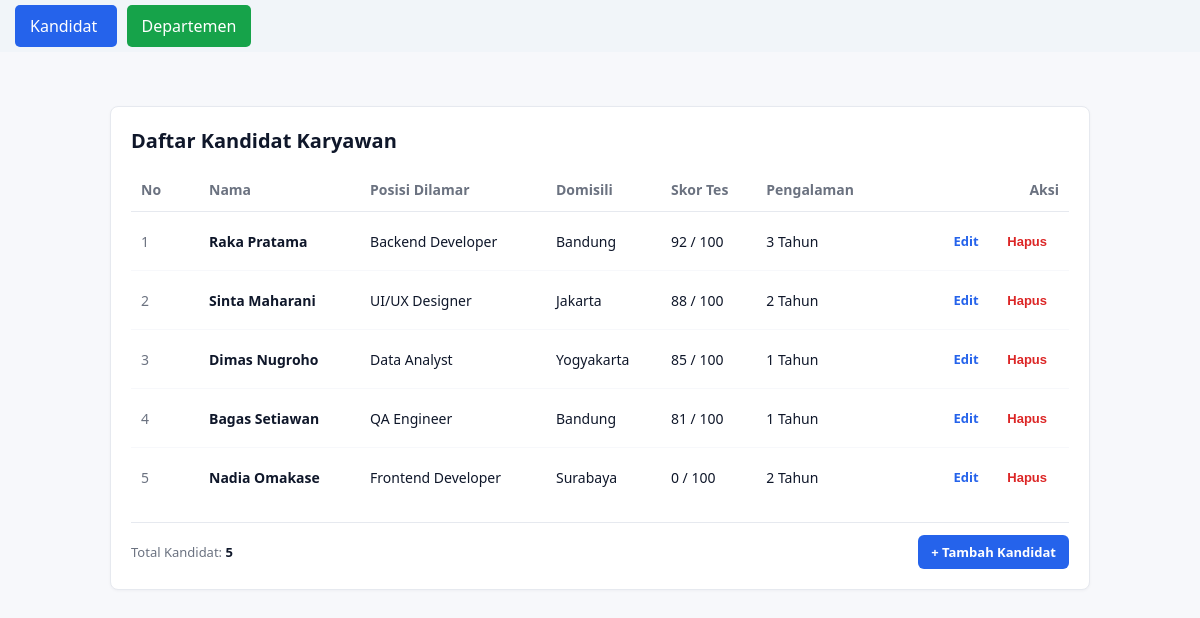
The page / on the database its author committed.
### tables this page shows
CREATE TABLE `kandidat` (
  `id` int(11) NOT NULL,
  `nama` varchar(100) NOT NULL,
  `posisi` varchar(100) NOT NULL,
  `domisili` varchar(100) NOT NULL,
  `skorTes` int(11) NOT NULL DEFAULT 0,
  `pengalamanTahun` int(11) NOT NULL DEFAULT 0
);

### models/DB.php (called while the page is built, shortened)
<?php
class DB {
    private string $host = "localhost";
    private string $db_name = "mvp_kandidat_db";
    private string $username = "root";
    private string $password = "";
    private ?PDO $conn = null;
    private ?PDOStatement $result = null;
    public function __construct(
        string $host = "localhost",
        string $db_name = "mvp_kandidat_db",
        string $username = "root",
        string $password = ""
    ) {
        $this->host = $host;
        $this->db_name = $db_name;
        $this->username = $username;
        $this->password = $password;
        $this->conn = $this->connect();
    }
    public function connect(): PDO {
        try {
            $dsn = "mysql:host={$this->host};dbname={$this->db_name};charset=utf8mb4";
            $options = [
                PDO::ATTR_ERRMODE => PDO::ERRMODE_EXCEPTION,
                PDO::ATTR_DEFAULT_FETCH_MODE => PDO::FETCH_ASSOC,
                PDO::ATTR_EMULATE_PREPARES => false,
            ];
            return new PDO($dsn, $this->username, $this->password, $options);
        } catch (PDOException $e) {
            throw new RuntimeException("Koneksi Database Gagal: " . $e->getMessage(), 0, $e);
        }
    }
    public function executeQuery(string $query, array $params = []): PDOStatement {
        try {
            $stmt = $this->conn->prepare($query);
            $stmt->execute($params);
            $this->result = $stmt;
            return $stmt;
        } catch (PDOException $e) {
            throw new RuntimeException("Query Gagal: " . $e->getMessage(), 0, $e);
        }
    }
    public function getAllResult(): array {
        return $this->result->fetchAll(PDO::FETCH_ASSOC);
    }
}
?>

### models/TabelKandidat.php (called while the page is built, shortened)
<?php
require_once __DIR__ . '/DB.php';
require_once __DIR__ . '/Kandidat.php';
class TabelKandidat extends DB implements KontrakModel {
    private function mapRowToKandidat(array $row): Kandidat {
        return new Kandidat(
            (int)$row['id'],
            $row['nama'],
            $row['posisi'],
            $row['domisili'],
            (int)$row['skorTes'],
            (int)$row['pengalamanTahun']
        );
    }
    public function getAllKandidat(): array {
        $query = "SELECT * FROM kandidat ORDER BY skorTes DESC, id ASC";
        $this->executeQuery($query);
        $rows = $this->getAllResult();
        $list = [];
        foreach ($rows as $row) {
            $list[] = $this->mapRowToKandidat($row);
        }
        return $list;
    }
}
?>

### models/Kandidat.php (called while the page is built, shortened)
<?php
class Kandidat {
    private ?int $id;
    private string $nama;
    private string $posisi;
    private string $domisili;
    private int $skorTes;
    private int $pengalamanTahun;
    public function __construct(
        ?int $id,
        string $nama,
        string $posisi,
        string $domisili,
        int $skorTes,
        int $pengalamanTahun
    ) {
        $this->id = $id;
        $this->nama = $nama;
        $this->posisi = $posisi;
        $this->domisili = $domisili;
        $this->skorTes = $skorTes;
        $this->pengalamanTahun = $pengalamanTahun;
    }
    public function getId(): ?int { return $this->id; }
    public function getNama(): string { return $this->nama; }
    public function getPosisi(): string { return $this->posisi; }
    public function getDomisili(): string { return $this->domisili; }
    public function getSkorTes(): int { return $this->skorTes; }
    public function getPengalamanTahun(): int { return $this->pengalamanTahun; }
}
?>

### views/ViewKandidat.php (called while the page is built, shortened)
<?php
class ViewKandidat implements KontrakView {
    private string $skinPath;
    public function __construct(string $skinPath = '', string $formPath = '') {
        $this->skinPath = $skinPath ?: __DIR__ . '/../template/skin.html';
    }
    public function renderDaftar(string $tableRowsHtml, int $totalData): string {
        $template = file_get_contents($this->skinPath);
        $tokens = [
            '{{TABLE_ROWS}}' => $tableRowsHtml,
            '{{TOTAL_DATA}}' => (string)$totalData,
        ];
        return str_replace(array_keys($tokens), array_values($tokens), $template);
    }
}
?>

### presenters/PresenterKandidat.php (the view, shortened to what this page needs)
<?php
class PresenterKandidat implements KontrakPresenter {
    private KontrakModel $model;
    private KontrakView $view;
    public function __construct(KontrakModel $model, KontrakView $view) {
        $this->model = $model;
        $this->view = $view;
    }
    private function buildRowHtml(int $no, Kandidat $kandidat): string {
        $id = (int)$kandidat->getId();
        $nama = htmlspecialchars($kandidat->getNama());
        $posisi = htmlspecialchars($kandidat->getPosisi());
        $domisili = htmlspecialchars($kandidat->getDomisili());
        $skorTes = number_format($kandidat->getSkorTes()) . ' / 100';
        $pengalaman = number_format($kandidat->getPengalamanTahun()) . ' Tahun';
        return "<tr>
            <td class='col-id'>{$no}</td>
            <td><strong>{$nama}</strong></td>
            <td>{$posisi}</td>
            <td>{$domisili}</td>
            <td>{$skorTes}</td>
            <td>{$pengalaman}</td>
            <td class='col-actions'>
                <a href='index.php?screen=edit&id={$id}' class='btn btn-edit'>Edit</a>
                <form method='post' action='index.php' style='display:inline;' onsubmit=\"return confirm('Hapus kandidat ini?')\">
                    <input type='hidden' name='action' value='hapus'>
                    <input type='hidden' name='id' value='{$id}'>
                    <button type='submit' class='btn btn-delete'>Hapus</button>
                </form>
            </td>
        </tr>";
    }
    public function tampilkanKandidat(): string {
        $listKandidat = $this->model->getAllKandidat();
        $totalKandidat = count($listKandidat);
        $rowsHtml = '';
        if (empty($listKandidat)) {
            $rowsHtml = '<tr><td colspan="7" style="text-align:center;color:#6b7280;padding:24px;">Belum ada data kandidat.</td></tr>';
        } else {
            $no = 1;
            foreach ($listKandidat as $kandidat) {
                $rowsHtml .= $this->buildRowHtml($no, $kandidat);
                $no++;
            }
        }
        return $this->view->renderDaftar($rowsHtml, $totalKandidat);
    }
    }
?>

### index.php (shortened to what this page needs)
<?php
require_once __DIR__ . '/models/TabelKandidat.php';
require_once __DIR__ . '/views/ViewKandidat.php';
require_once __DIR__ . '/presenters/PresenterKandidat.php';
$modelKandidat = new TabelKandidat('localhost', 'mvp_kandidat_db', 'root', '');
$viewKandidat = new ViewKandidat();
$presenterKandidat = new PresenterKandidat($modelKandidat, $viewKandidat);
$modelDepartemen = new TabelDepartemen('localhost', 'mvp_kandidat_db', 'root', '');
$viewDepartemen = new ViewDepartemen();
$presenterDepartemen = new PresenterDepartemen($modelDepartemen, $viewDepartemen);
$halaman = $_GET['halaman'] ?? 'kandidat';
if ($_SERVER['REQUEST_METHOD'] === 'POST') {
    $action = $_POST['action'] ?? '';
    if ($halaman === 'kandidat') {
        if ($action === 'tambah') {
            $presenterKandidat->tambahKandidat(
                $_POST['nama'],
                $_POST['posisi'],
                $_POST['domisili'],
                (int)($_POST['skorTest'] ?? 0),
                (int)($_POST['pengalamanTahun'] ?? 0)
            );
        } elseif ($action === 'ubah') {
            $presenterKandidat->ubahKandidat(
                (int)$_POST['id'],
                $_POST['nama'],
                $_POST['posisi'],
                $_POST['domisili'],
                (int)($_POST['skorTest'] ?? 0),
                (int)($_POST['pengalamanTahun'] ?? 0)
            );
        } elseif ($action === 'hapus') {
            $presenterKandidat->hapusKandidat((int)$_POST['id']);
        }
    } elseif ($halaman === 'departemen') {
        if ($action === 'tambah') {
            $presenterDepartemen->tambahDepartemen(
                $_POST['nama_departemen'],
                $_POST['nama_ketua_departemen'],
                $_POST['lokasi_departemen']
            );
        } elseif ($action === 'ubah') {
            $presenterDepartemen->ubahDepartemen(
                (int)$_POST['id_departemen'],
                $_POST['nama_departemen'],
                $_POST['nama_ketua_departemen'],
                $_POST['lokasi_departemen']
            );
        } elseif ($action === 'hapus') {
            $presenterDepartemen->hapusDepartemen((int)$_POST['id']);
        }
    }
    header("Location: index.php?halaman=" . urlencode($halaman));
    exit();
} else {
    echo "
    <div style='padding: 15px; background: #f1f5f9; margin-bottom: 20px;'>
        <a href='index.php?halaman=kandidat'
           style='padding: 10px 15px; background: #2563eb; color: white; text-decoration: none; border-radius: 5px;'>
           Kandidat
        </a>
        <a href='index.php?halaman=departemen'
           style='padding: 10px 15px; background: #16a34a; color: white; text-decoration: none; border-radius: 5px; margin-left: 10px;'>
           Departemen
        </a>
    </div>
    ";
    $screen = $_GET['screen'] ?? 'list';
    if ($halaman === 'departemen') {
        if ($screen === 'add') {
            echo $presenterDepartemen->tampilkanFormDepartemen();
        } elseif ($screen === 'edit' && isset($_GET['id'])) {
            echo $presenterDepartemen->tampilkanFormDepartemen((int)$_GET['id']);
        } else {
            echo $presenterDepartemen->tampilkanDepartemen();
        }
    } else {
        if ($screen === 'add') {
            echo $presenterKandidat->tampilkanFormKandidat();
        } elseif ($screen === 'edit' && isset($_GET['id'])) {
            echo $presenterKandidat->tampilkanFormKandidat((int)$_GET['id']);
        } else {
            echo $presenterKandidat->tampilkanKandidat();
        }
    }
}
?>

### rows shown on the page
kandidat: no "1", nama "Raka Pratama", posisi "Backend Developer", domisili "Bandung", skorTes "92 / 100", pengalamanTahun "3 Tahun"
kandidat: no "2", nama "Sinta Maharani", posisi "UI/UX Designer", domisili "Jakarta", skorTes "88 / 100", pengalamanTahun "2 Tahun"
kandidat: no "3", nama "Dimas Nugroho", posisi "Data Analyst", domisili "Yogyakarta", skorTes "85 / 100", pengalamanTahun "1 Tahun"
kandidat: no "4", nama "Bagas Setiawan", posisi "QA Engineer", domisili "Bandung", skorTes "81 / 100", pengalamanTahun "1 Tahun"
kandidat: no "5", nama "Nadia Omakase", posisi "Frontend Developer", domisili "Surabaya", skorTes "0 / 100", pengalamanTahun "2 Tahun"

### other values the page prints
$presenterKandidat->tampilkanKandidat() "Daftar Kandidat Karyawan No Nama Posisi Dilamar Domisili Skor Tes Pengalaman Aksi Total Kandidat: 5 + Tambah Kandidat"
